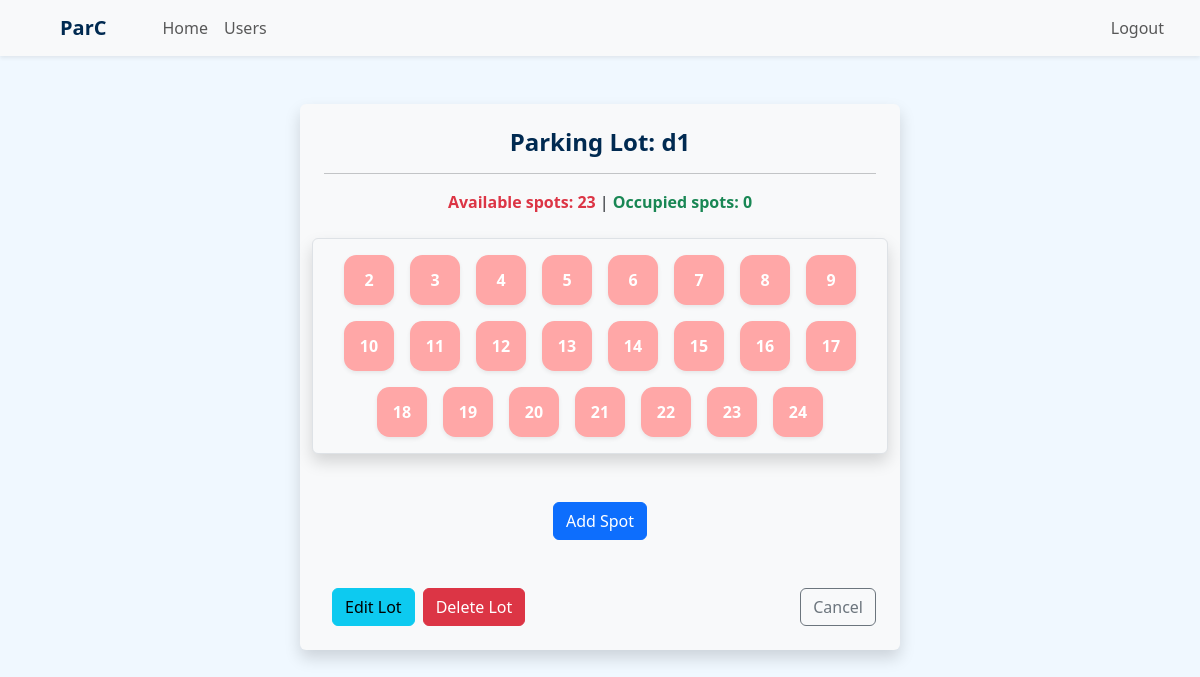
The app's page /admin/view_parking_lot/1 (signed in), older data.
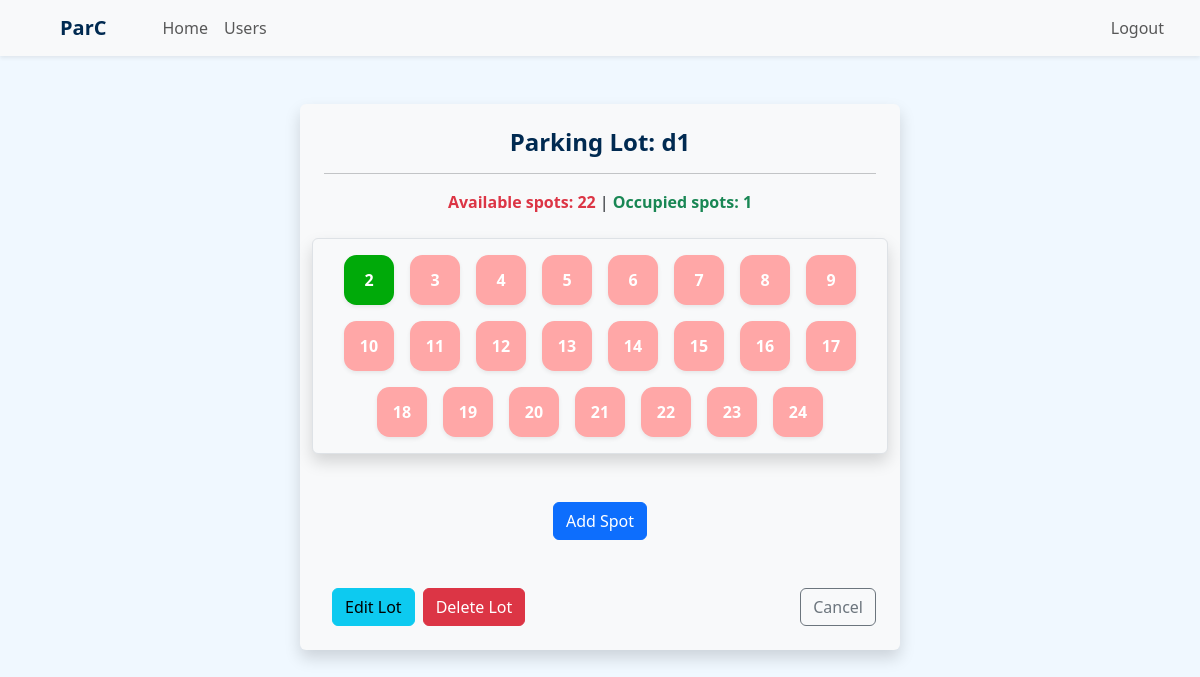
The same page, newer data.
### application/routes.py (the view)
@app.route('/admin/view_parking_lot/<int:lot_id>')
@auth_required()
@roles_required('admin')
def view_parking_lot(lot_id):
    lot = ParkingLot.query.get(lot_id)
    occupied_spots = get_reserved_spots_count(lot.id)
    available_spots = lot.spots_count - occupied_spots
    return render_template('view_lot.html', lot=lot, occupied_spots = occupied_spots, available_spots = available_spots)

### application/utils.py (called while the page is built)
def get_reserved_spots_count(lot_id):
    return ParkingSpot.query.filter_by(lot_id = lot_id, status = "occupied").count()

### templates/view_lot.html (shortened to what this page needs)
{% extends "admin_dashboard.html" %}
{% block content %}
<div class="container my-5 w-50 mx-auto bg-light p-4 rounded shadow">
    <div class="row justify-content-center mb-4">
        <div class="text-center">
            <h4 class="fw-semibold">Parking Lot: {{lot.pl_name}} </h4>
            <hr>
            <div>
                <span class="fw-semibold text-danger">Available spots: {{available_spots}} </span> |
                <span class="fw-semibold text-success">Occupied spots: {{occupied_spots}} </span>
            </div>
        </div>
    </div>
    <div class="row align-items-start justify-content-center gap-3 rounded p-3 bg-light shadow border">
        {% for spot in lot.spots %}
        <a href="{{url_for('get_spot', spot_id = spot.id)}}"
            class="spot_box shadow-sm {{'unavailable' if spot.status != 'available' else 'available'}} ">
            {{spot.id}}
        </a>
        {% else %}
        <div class="text-center">
            <h5 class="text-muted">No Spots Found</h5>
        </div>
        {% endfor %}
    </div>
    <div class="text-center my-5">
        <a href="{{url_for('create_spot', lot_id = lot.id)}}" class="btn btn-primary"> Add Spot</a>
    </div>
    <div class="d-flex justify-content-between">
        <div class="d-flex">
            <a href="{{url_for('edit_parking_lot', lot_id=lot.id)}}" class="btn btn-info mx-2">Edit Lot</a>
            <a href="{{url_for('delete_lot', lot_id = lot.id)}}" class="btn btn-danger">Delete Lot</a>
        </div>
        <a href="{{url_for('admin_dashboard')}}" class="btn btn-outline-secondary">Cancel</a>
    </div>
</div>
{% endblock %}

Row changes from the older to the newer data that the page shows:
changed ParkingSpot id 2: status "available" → "occupied" (drawn)
Text that changed along with them:
{{ available_spots }}: "23" → "22"
{{ occupied_spots }}: "0" → "1"
